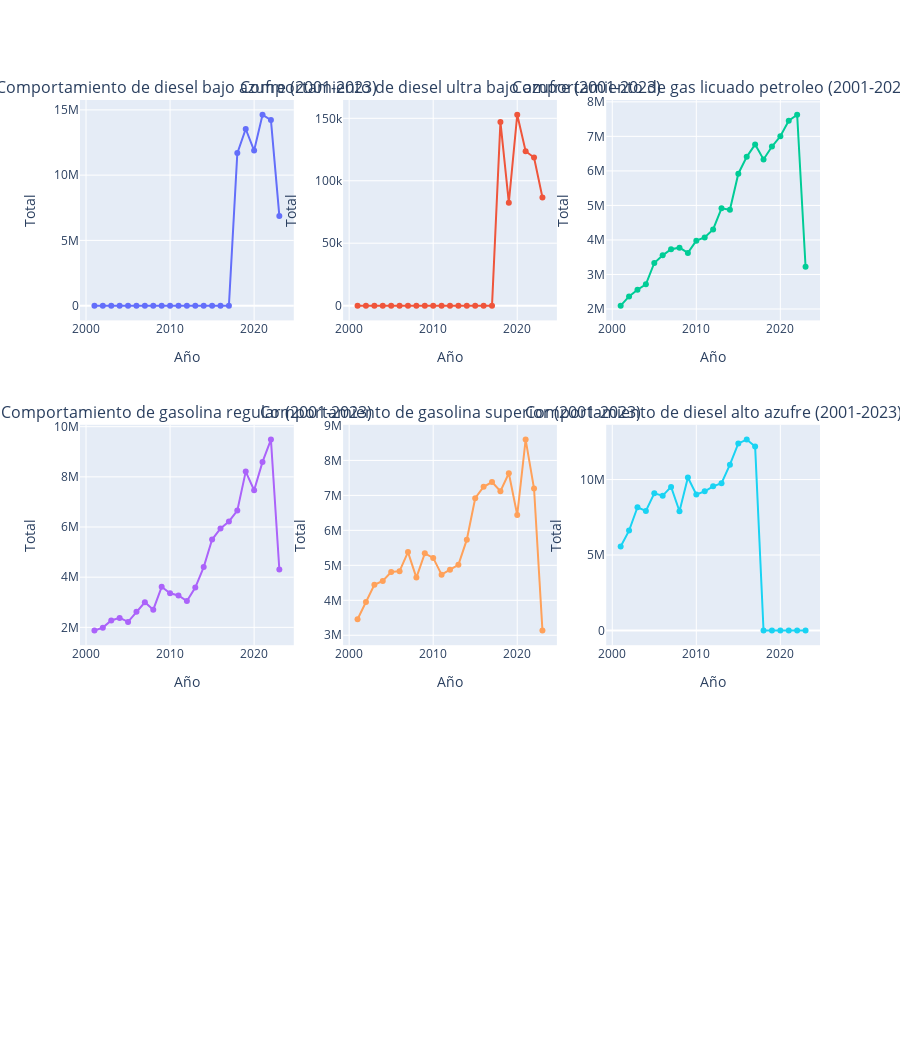

Write notebook code for a chart like this one.
### Code cell
data['anio'] = data['fecha'].dt.year
data['mes'] = data['fecha'].dt.month

frequency_cols = 3
columns = [col for col in data.columns if col not in ['fecha', 'mes', 'anio']]
fig = make_subplots(rows=frequency_rows, cols=frequency_cols, subplot_titles=[f"Comportamiento de {' '.join(column.split('_'))} (2001-2023)" for column in columns], vertical_spacing=0.12)

for i, column in enumerate(columns):
    try:
        data[column] = pd.to_numeric(data[column].str.replace(',', ''))
    except AttributeError:
        pass

    year_values = data.groupby('anio')[column].sum()
    trace = go.Scatter(x=year_values.index, y=year_values.values, name=f"Total {' '.join(column.split('_'))}", mode='lines+markers')    
    fig.add_trace(trace, row=(i // frequency_cols) + 1, col=(i % frequency_cols) + 1)

height_p = 350 
height_p = height_p * frequency_rows

fig.update_layout(showlegend=False, height=height_p)
fig.update_xaxes(title_text="Año")
fig.update_yaxes(title_text=f"Total")

fig.show()

### Figure 1 — Plotly figure (JSON) as saved in the notebook; plotly's stock layout.template omitted (floating-point values rounded to 4 significant figures)
{"data": [{"mode": "lines+markers", "name": "Total diesel bajo azufre", "type": "scatter", "x": [2001, 2002, 2003, 2004, 2005, 2006, 2007, 2008, 2009, 2010, 2011, 2012, 2013, 2014, 2015, 2016, 2017, 2018, 2019, 2020, 2021, 2022, 2023], "xaxis": "x", "y": [0, 0, 0, 0, 0, 0, 0, 0, 0, 0, 0, 0, 0, 0, 0, 0, 0, 11690000.0, 13530000.0, 11880000.0, 14630000.0, 14220000.0, 6873000.0], "yaxis": "y"}, {"mode": "lines+markers", "name": "Total diesel ultra bajo azufre", "type": "scatter", "x": [2001, 2002, 2003, 2004, 2005, 2006, 2007, 2008, 2009, 2010, 2011, 2012, 2013, 2014, 2015, 2016, 2017, 2018, 2019, 2020, 2021, 2022, 2023], "xaxis": "x2", "y": [0, 0, 0, 0, 0, 0, 0, 0, 0, 0, 0, 0, 0, 0, 0, 0, 0, 147100.0, 82420.0, 152800.0, 123700.0, 118600.0, 86610.0], "yaxis": "y2"}, {"mode": "lines+markers", "name": "Total gas licuado petroleo", "type": "scatter", "x": [2001, 2002, 2003, 2004, 2005, 2006, 2007, 2008, 2009, 2010, 2011, 2012, 2013, 2014, 2015, 2016, 2017, 2018, 2019, 2020, 2021, 2022, 2023], "xaxis": "x3", "y": [2098000.0, 2364000.0, 2559000.0, 2715000.0, 3333000.0, 3554000.0, 3732000.0, 3776000.0, 3624000.0, 3980000.0, 4074000.0, 4305000.0, 4915000.0, 4873000.0, 5919000.0, 6407000.0, 6765000.0, 6332000.0, 6707000.0, 7003000.0, 7453865, 7626000.0, 3224000.0], "yaxis": "y3"}, {"mode": "lines+markers", "name": "Total gasolina regular", "type": "scatter", "x": [2001, 2002, 2003, 2004, 2005, 2006, 2007, 2008, 2009, 2010, 2011, 2012, 2013, 2014, 2015, 2016, 2017, 2018, 2019, 2020, 2021, 2022, 2023], "xaxis": "x4", "y": [1878000.0, 1989000.0, 2276000.0, 2378000.0, 2218000.0, 2618000.0, 3002000.0, 2704000.0, 3617000.0, 3358000.0, 3268000.0, 3047000.0, 3585000.0, 4403000.0, 5500000.0, 5945000.0, 6222000.0, 6658000.0, 8209000.0, 7465000.0, 8595000.0, 9485000.0, 4307000.0], "yaxis": "y4"}, {"mode": "lines+markers", "name": "Total gasolina superior", "type": "scatter", "x": [2001, 2002, 2003, 2004, 2005, 2006, 2007, 2008, 2009, 2010, 2011, 2012, 2013, 2014, 2015, 2016, 2017, 2018, 2019, 2020, 2021, 2022, 2023], "xaxis": "x5", "y": [3459000.0, 3949000.0, 4442000.0, 4553000.0, 4808000.0, 4834000.0, 5379000.0, 4649000.0, 5343000.0, 5213000.0, 4734000.0, 4877000.0, 5015000.0, 5735000.0, 6919000.0, 7246000.0, 7381000.0, 7118000.0, 7634000.0, 6440000.0, 8596000.0, 7196000.0, 3139000.0], "yaxis": "y5"}, {"mode": "lines+markers", "name": "Total diesel alto azufre", "type": "scatter", "x": [2001, 2002, 2003, 2004, 2005, 2006, 2007, 2008, 2009, 2010, 2011, 2012, 2013, 2014, 2015, 2016, 2017, 2018, 2019, 2020, 2021, 2022, 2023], "xaxis": "x6", "y": [5567000.0, 6616000.0, 8164000.0, 7915000.0, 9086000.0, 8932000.0, 9513000.0, 7898000.0, 10140000.0, 9011000.0, 9220000.0, 9550000.0, 9761000.0, 10980000.0, 12400000.0, 12650000.0, 12190000.0, 0, 0, 0, 0, 0, 0], "yaxis": "y6"}], "layout": {"annotations": [{"font": {"size": 16}, "showarrow": false, "text": "Comportamiento de diesel bajo azufre (2001-2023)", "x": 0.1444, "xanchor": "center", "xref": "paper", "y": 1, "yanchor": "bottom", "yref": "paper"}, {"font": {"size": 16}, "showarrow": false, "text": "Comportamiento de diesel ultra bajo azufre (2001-2023)", "x": 0.5, "xanchor": "center", "xref": "paper", "y": 1, "yanchor": "bottom", "yref": "paper"}, {"font": {"size": 16}, "showarrow": false, "text": "Comportamiento de gas licuado petroleo (2001-2023)", "x": 0.8556, "xanchor": "center", "xref": "paper", "y": 1, "yanchor": "bottom", "yref": "paper"}, {"font": {"size": 16}, "showarrow": false, "text": "Comportamiento de gasolina regular (2001-2023)", "x": 0.1444, "xanchor": "center", "xref": "paper", "y": 0.6267, "yanchor": "bottom", "yref": "paper"}, {"font": {"size": 16}, "showarrow": false, "text": "Comportamiento de gasolina superior (2001-2023)", "x": 0.5, "xanchor": "center", "xref": "paper", "y": 0.6267, "yanchor": "bottom", "yref": "paper"}, {"font": {"size": 16}, "showarrow": false, "text": "Comportamiento de diesel alto azufre (2001-2023)", "x": 0.8556, "xanchor": "center", "xref": "paper", "y": 0.6267, "yanchor": "bottom", "yref": "paper"}], "height": 1050, "showlegend": false, "xaxis": {"anchor": "y", "domain": [0, 0.2889], "title": {"text": "Año"}}, "xaxis2": {"anchor": "y2", "domain": [0.3556, 0.6444], "title": {"text": "Año"}}, "xaxis3": {"anchor": "y3", "domain": [0.7111, 1], "title": {"text": "Año"}}, "xaxis4": {"anchor": "y4", "domain": [0, 0.2889], "title": {"text": "Año"}}, "xaxis5": {"anchor": "y5", "domain": [0.3556, 0.6444], "title": {"text": "Año"}}, "xaxis6": {"anchor": "y6", "domain": [0.7111, 1], "title": {"text": "Año"}}, "xaxis7": {"anchor": "y7", "domain": [0, 0.2889], "title": {"text": "Año"}}, "xaxis8": {"anchor": "y8", "domain": [0.3556, 0.6444], "title": {"text": "Año"}}, "xaxis9": {"anchor": "y9", "domain": [0.7111, 1], "title": {"text": "Año"}}, "yaxis": {"anchor": "x", "domain": [0.7467, 1], "title": {"text": "Total"}}, "yaxis2": {"anchor": "x2", "domain": [0.7467, 1], "title": {"text": "Total"}}, "yaxis3": {"anchor": "x3", "domain": [0.7467, 1], "title": {"text": "Total"}}, "yaxis4": {"anchor": "x4", "domain": [0.3733, 0.6267], "title": {"text": "Total"}}, "yaxis5": {"anchor": "x5", "domain": [0.3733, 0.6267], "title": {"text": "Total"}}, "yaxis6": {"anchor": "x6", "domain": [0.3733, 0.6267], "title": {"text": "Total"}}, "yaxis7": {"anchor": "x7", "domain": [0, 0.2533], "title": {"text": "Total"}}, "yaxis8": {"anchor": "x8", "domain": [0, 0.2533], "title": {"text": "Total"}}, "yaxis9": {"anchor": "x9", "domain": [0, 0.2533], "title": {"text": "Total"}}}}
